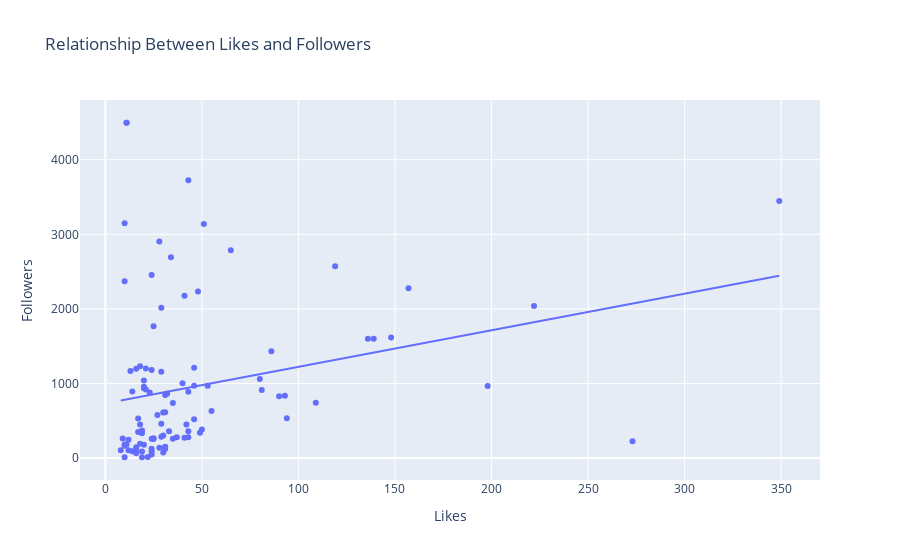

Notebook code for this chart:
### Code cell
## Plotting Scatter-plot for showing Relationship Between Likes and Followers 

figure = px.scatter(data_frame = df, x="Likes",
                    y="Followers", trendline="ols", 
                    title = "Relationship Between Likes and Followers")
figure.show()

### Figure 1 — Plotly figure (JSON) as saved in the notebook; plotly's stock layout.template omitted (floating-point values rounded to 4 significant figures)
{"data": [{"hovertemplate": "Likes=%{x}<br>Followers=%{y}<extra></extra>", "legendgroup": "", "marker": {"color": "#636efa", "symbol": "circle"}, "mode": "markers", "name": "", "orientation": "v", "showlegend": false, "type": "scatter", "x": [139, 23, 25, 49, 30, 18, 35, 86, 22, 18, 31, 48, 80, 94, 28, 53, 29, 46, 30, 34, 198, 19, 20, 11, 10, 46, 25, 148, 43, 37, 90, 19, 14, 30, 273, 13, 93, 24, 18, 136, 24, 8, 41, 81, 16, 31, 24, 51, 43, 20, 25, 157, 17, 24, 65, 349, 17, 10, 21, 11, 16, 10, 27, 16, 19, 29, 31, 41, 19, 40, 21, 50, 20, 10, 35, 119, 11, 55, 12, 29, 28, 43, 31, 14, 33, 24, 43, 9, 29, 16, 32, 46, 12, 20, 24, 31, 42, 10, 222, 109], "xaxis": "x", "y": [1600, 880, 255, 340, 304, 1231, 259, 1433, 13, 450, 149, 2232, 1061, 533, 2904, 971, 285, 520, 75, 2691, 966, 334, 1041, 4496, 166, 1211, 265, 1618, 279, 279, 828, 12, 894, 610, 226, 1168, 835, 124, 193, 1600, 258, 105, 273, 914, 118, 122, 1180, 3139, 3725, 935, 1766, 2277, 348, 87, 2785, 3448, 530, 3147, 918, 4496, 145, 11, 577, 66, 89, 2014, 151, 2175, 371, 1003, 1200, 383, 955, 2372, 740, 2573, 181, 631, 246, 460, 140, 888, 845, 91, 361, 2455, 361, 262, 1158, 1196, 863, 971, 106, 179, 49, 614, 450, 182, 2039, 741], "yaxis": "y"}, {"hovertemplate": "<b>OLS trendline</b><br>Followers = 4.90337 * Likes + 734.052<br>R<sup>2</sup>=0.070872<br><br>Likes=%{x}<br>Followers=%{y} <b>(trend)</b><extra></extra>", "legendgroup": "", "marker": {"color": "#636efa", "symbol": "circle"}, "mode": "lines", "name": "", "showlegend": false, "type": "scatter", "x": [8, 9, 10, 10, 10, 10, 10, 11, 11, 11, 12, 12, 13, 14, 14, 16, 16, 16, 16, 17, 17, 18, 18, 18, 19, 19, 19, 19, 20, 20, 20, 20, 21, 21, 22, 23, 24, 24, 24, 24, 24, 24, 25, 25, 25, 27, 28, 28, 29, 29, 29, 29, 30, 30, 30, 31, 31, 31, 31, 31, 32, 33, 34, 35, 35, 37, 40, 41, 41, 42, 43, 43, 43, 43, 46, 46, 46, 48, 49, 50, 51, 53, 55, 65, 80, 81, 86, 90, 93, 94, 109, 119, 136, 139, 148, 157, 198, 222, 273, 349], "xaxis": "x", "y": [773.3, 778.2, 783.1, 783.1, 783.1, 783.1, 783.1, 788.0, 788.0, 788.0, 792.9, 792.9, 797.8, 802.7, 802.7, 812.5, 812.5, 812.5, 812.5, 817.4, 817.4, 822.3, 822.3, 822.3, 827.2, 827.2, 827.2, 827.2, 832.1, 832.1, 832.1, 832.1, 837.0, 837.0, 841.9, 846.8, 851.7, 851.7, 851.7, 851.7, 851.7, 851.7, 856.6, 856.6, 856.6, 866.4, 871.3, 871.3, 876.2, 876.2, 876.2, 876.2, 881.2, 881.2, 881.2, 886.1, 886.1, 886.1, 886.1, 886.1, 891.0, 895.9, 900.8, 905.7, 905.7, 915.5, 930.2, 935.1, 935.1, 940.0, 944.9, 944.9, 944.9, 944.9, 959.6, 959.6, 959.6, 969.4, 974.3, 979.2, 984.1, 993.9, 1004.0, 1053.0, 1126.0, 1131.0, 1156.0, 1175.0, 1190.0, 1195.0, 1269.0, 1318.0, 1401.0, 1416.0, 1460.0, 1504.0, 1705.0, 1823.0, 2073.0, 2445.0], "yaxis": "y"}], "layout": {"legend": {"tracegroupgap": 0}, "title": {"text": "Relationship Between Likes and Followers"}, "xaxis": {"anchor": "y", "domain": [0, 1], "title": {"text": "Likes"}}, "yaxis": {"anchor": "x", "domain": [0, 1], "title": {"text": "Followers"}}}}
